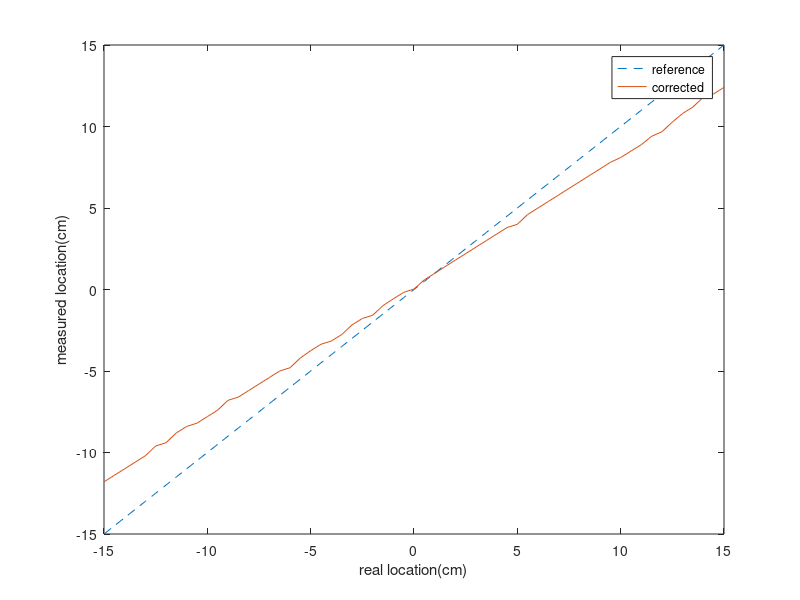
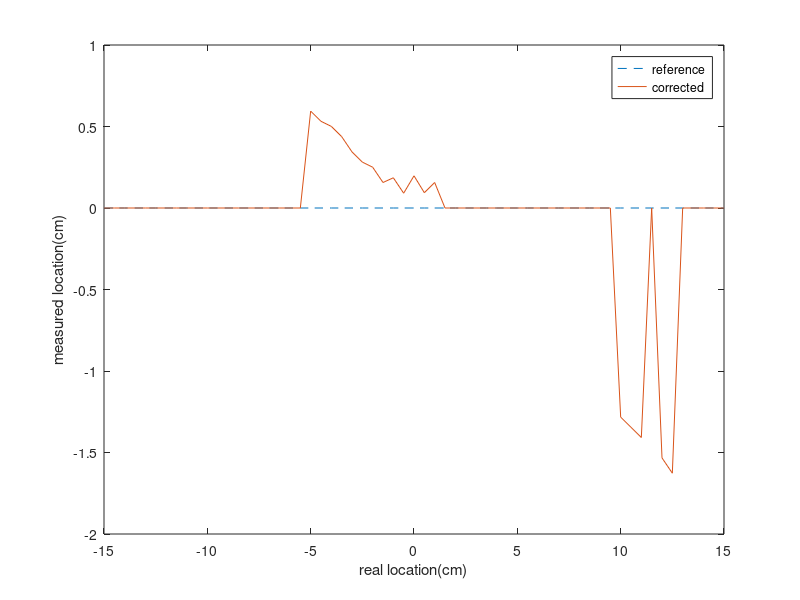
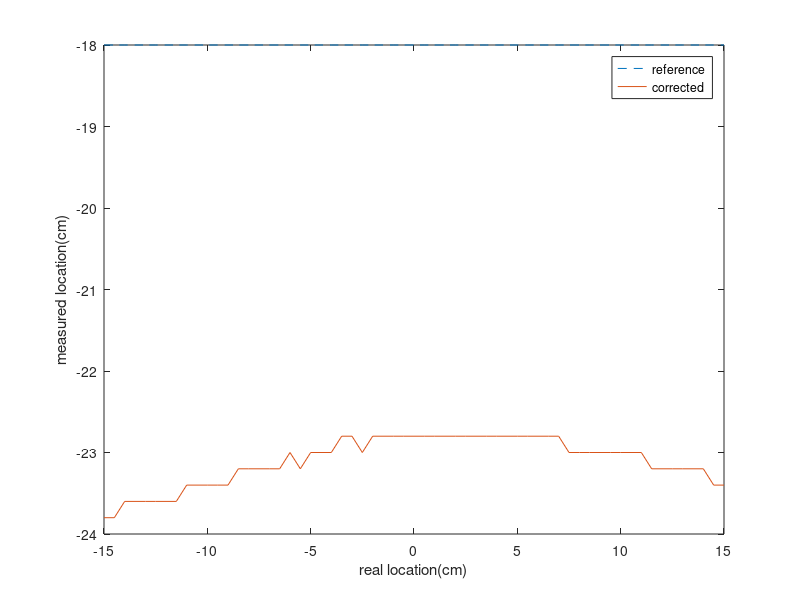

These charts were generated, in order, by the following MATLAB code:
clear; clc
load('H25_location.txt');
test1 = H25_location;

%%  common plot commands
xref = -15:0.5:15;
plot(xref,xref,'--',xref,test1(:,1))
xlabel('real location(cm)')
ylabel('measured location(cm)')
legend('reference','corrected','raw measurement')

figure
yref = zeros(1,61);
plot(xref,yref,'--',xref,test1(:,2))
xlabel('real location(cm)')
ylabel('measured location(cm)')
legend('reference','corrected','raw measurement')

figure
zref = -18*ones(1,61);
plot(xref,zref,'--',xref,test1(:,3))
xlabel('real location(cm)')
ylabel('measured location(cm)')
legend('reference','corrected','raw measurement')
